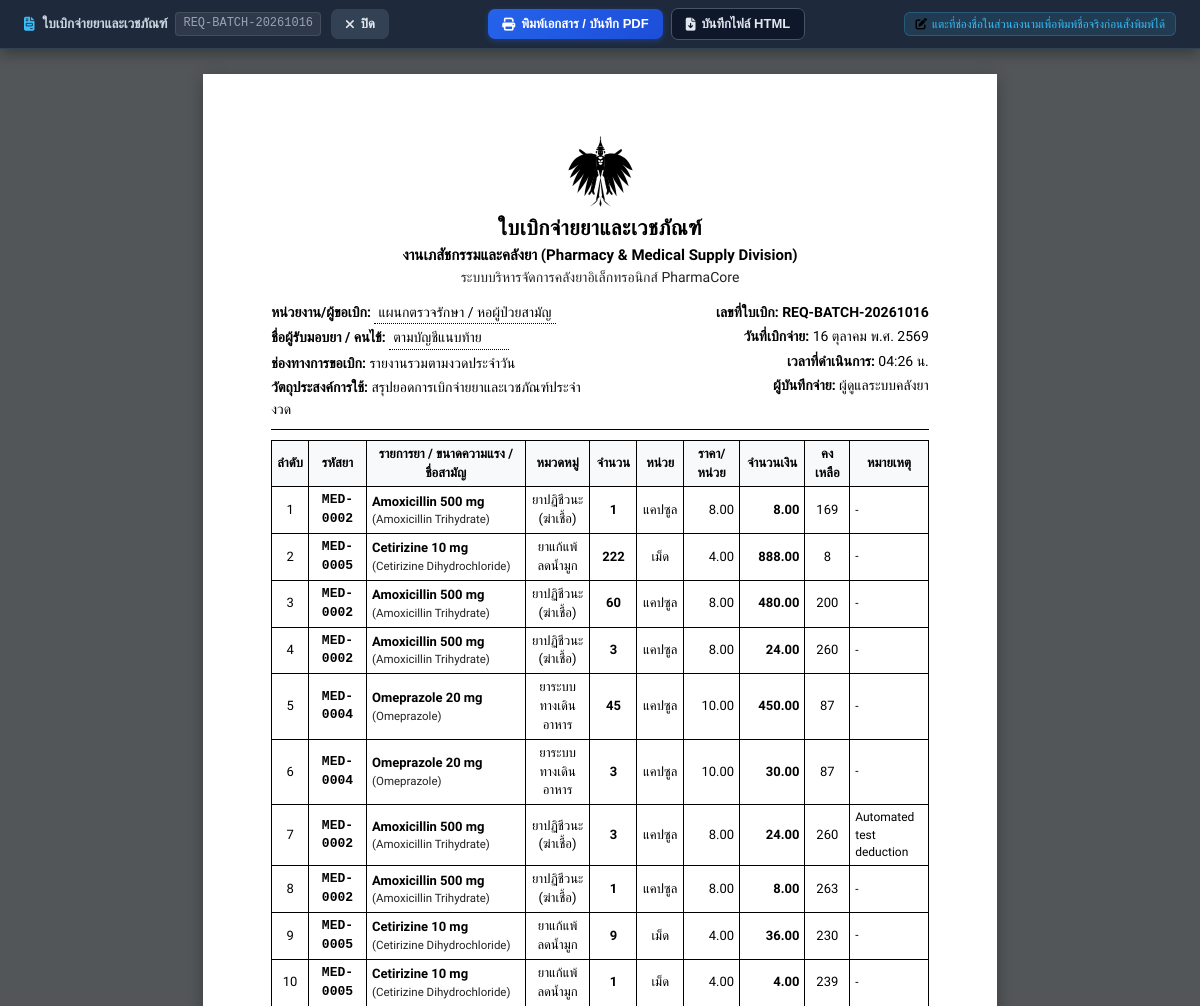
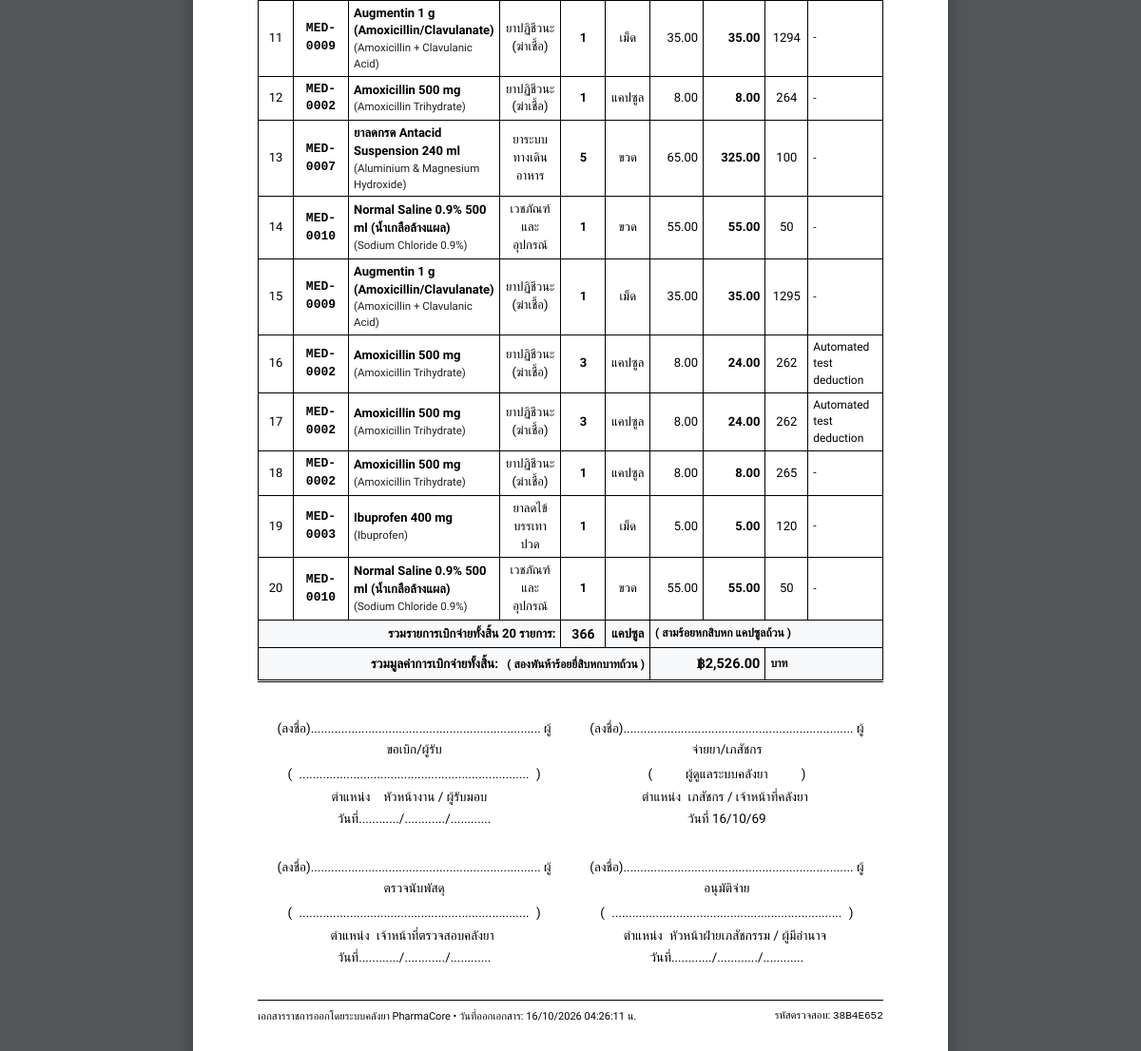
Page /api/dispense/requisition-batch (signed in) on the committed database (2 pictures, top to bottom).
### tables this page shows
CREATE TABLE dispensing_logs (
                id INTEGER PRIMARY KEY AUTOINCREMENT,
                drug_id INTEGER,
                drug_code TEXT,
                drug_name TEXT NOT NULL,
                quantity INTEGER NOT NULL,
                balance_before INTEGER NOT NULL,
                balance_after INTEGER NOT NULL,
                channel TEXT DEFAULT 'WEB_MANUAL',
                dispensed_by TEXT DEFAULT 'เภสัชกร/เจ้าหน้าที่',
                patient_name TEXT,
                drive_file_id TEXT,
                drive_file_link TEXT,
                notes TEXT,
                synced_to_sheet INTEGER DEFAULT 0,
                created_at TEXT NOT NULL, is_voided INTEGER DEFAULT 0, void_reason TEXT DEFAULT '', voided_by TEXT DEFAULT '', voided_at TEXT DEFAULT '', batch_id TEXT DEFAULT '',
                FOREIGN KEY (drug_id) REFERENCES drugs (id) ON DELETE SET NULL
            );

### app.py (the view)
@app.route("/api/dispense/requisition-batch", methods=["GET"])
@login_required
def view_batch_requisition():
    date_filter = request.args.get("date")
    start_date = request.args.get("start_date")
    end_date = request.args.get("end_date")
    channel_filter = request.args.get("channel")
    requester_input = request.args.get("requester", "").strip()
    logs = database.get_dispensing_logs(
        limit=1000,
        date_filter=date_filter,
        channel_filter=channel_filter,
        start_date=start_date,
        end_date=end_date
    )
    logs = [l for l in logs if not l.get("is_voided")]
    if not logs:
        return "ไม่พบข้อมูลรายการเบิกจ่ายตามเงื่อนไขที่เลือก (หรือรายการทั้งหมดถูกยกเลิกแล้ว)", 404
    if start_date and end_date:
        thai_date = f"{format_thai_date_full(start_date)} ถึง {format_thai_date_full(end_date)}"
        batch_code = f"{start_date.replace('-','')}_{end_date.replace('-','')}"
    elif start_date:
        thai_date = f"ตั้งแต่ {format_thai_date_full(start_date)}"
        batch_code = f"from_{start_date.replace('-','')}"
    elif end_date:
        thai_date = f"ถึงวันที่ {format_thai_date_full(end_date)}"
        batch_code = f"until_{end_date.replace('-','')}"
    elif date_filter:
        thai_date = format_thai_date_full(date_filter)
        batch_code = date_filter.replace("-", "")
    else:
        today_s = datetime.now().strftime("%Y-%m-%d")
        thai_date = format_thai_date_full(today_s)
        batch_code = datetime.now().strftime("%Y%m%d")
    requisition_no = f"REQ-BATCH-{batch_code}"
    total_qty = sum(l.get("quantity", 0) for l in logs)
    primary_unit = logs[0].get("unit", "หน่วย") if logs else "หน่วย"
    qty_thai = number_to_thai_text(total_qty) + f" {primary_unit}ถ้วน"
    total_price = 0.0
    for it in logs:
        p = float(it.get("price") or 0.0)
        q = int(it.get("quantity") or 0)
        st = p * q
        it["price_val"] = p
        it["price_formatted"] = f"{p:,.2f}"
        it["subtotal_val"] = st
        it["subtotal_formatted"] = f"{st:,.2f}"
        total_price += st
    total_price_formatted = f"{total_price:,.2f}"
    total_price_thai = thai_baht_text(total_price)
    dispenser_query = request.args.get("dispenser", "").strip()
    u = current_user()
    current_actor = u.get("name") or u.get("email") or ""
    formal_name = dispenser_query or sanitize_formal_signatory_name(current_actor)
    dispenser_formal_title = formal_name if formal_name else "เภสัชกร / เจ้าหน้าที่ประจำคลังยา"
    dispenser_clean_name = formal_name
    print_datetime = datetime.now().strftime("%d/%m/%Y %H:%M:%S")
    ref_code = secrets.token_hex(4).upper()
    return render_template(
        "requisition_slip.html",
        requisition_no=requisition_no,
        thai_date=thai_date,
        thai_date_short=format_thai_date_short(date_filter or start_date or datetime.now().strftime("%Y-%m-%d")),
        time_str=datetime.now().strftime("%H:%M"),
        requester_dept=requester_input or "แผนกตรวจรักษา / หอผู้ป่วยสามัญ",
        patient_name="ตามบัญชีแนบท้าย",
        channel_label="รายงานรวมตามงวดประจำวัน",
        purpose_text="สรุปยอดการเบิกจ่ายยาและเวชภัณฑ์ประจำงวด",
        dispenser_display=dispenser_formal_title,
        dispenser_formal_title=dispenser_formal_title,
        dispenser_clean_name=dispenser_clean_name,
        requester_name="",
        requester_position="หัวหน้างาน / ผู้รับมอบ",
        items=logs,
        total_qty=total_qty,
        primary_unit=primary_unit,
        total_qty_thai=qty_thai,
        total_price=total_price,
        total_price_formatted=total_price_formatted,
        total_price_thai=total_price_thai,
        print_datetime=print_datetime,
        ref_code=ref_code
    )

### templates/requisition_slip.html (shortened to what this page needs)
<!DOCTYPE html>
<html lang="th">
<head>
    <link rel="stylesheet" href="https://cdnjs.cloudflare.com/ajax/libs/font-awesome/6.4.0/css/all.min.css">
</head>
<body>
    <div class="print-toolbar no-print">
        <div class="toolbar-inner">
            <div class="toolbar-header-row">
                <div class="toolbar-title">
                    <i class="fas fa-file-invoice" style="color: #38BDF8;"></i>
                    <span>ใบเบิกจ่ายยาและเวชภัณฑ์</span>
                    <span class="toolbar-req-badge">{{ requisition_no }}</span>
                </div>
                <button type="button" class="btn-action btn-close" onclick="window.close()" title="ปิดหน้านี้">
                    <i class="fas fa-xmark"></i> <span>ปิด</span>
                </button>
            </div>
            <div class="toolbar-actions-row">
                <button type="button" class="btn-action btn-print" onclick="window.print()">
                    <i class="fas fa-print"></i> <span>พิมพ์เอกสาร / บันทึก PDF</span>
                </button>
                <button type="button" class="btn-action btn-download" onclick="saveAsHtml()">
                    <i class="fas fa-file-arrow-down"></i> <span>บันทึกไฟล์ HTML</span>
                </button>
            </div>
            <div class="toolbar-tip-row">
                <div class="toolbar-tip-badge">
                    <i class="fas fa-pen-to-square"></i> แตะที่ช่องชื่อในส่วนลงนามเพื่อพิมพ์ชื่อจริงก่อนสั่งพิมพ์ได้
                </div>
            </div>
        </div>
    </div>
    <div class="page-container" id="printableSheet">
        <div class="doc-header">
            <img src="/static/img/garuda.svg" alt="ตราครุฑ" class="garuda-logo">
            <div class="doc-title">ใบเบิกจ่ายยาและเวชภัณฑ์</div>
            <div class="doc-subtitle">งานเภสัชกรรมและคลังยา (Pharmacy & Medical Supply Division)</div>
            <div class="doc-hospital">ระบบบริหารจัดการคลังยาอิเล็กทรอนิกส์ PharmaCore</div>
        </div>
        <div class="meta-box">
            <div class="meta-col">
                <div class="meta-row">
                    <span class="meta-label">หน่วยงาน/ผู้ขอเบิก:</span>
                    <span class="meta-dots">{{ requester_dept }}</span>
                </div>
                <div class="meta-row">
                    <span class="meta-label">ชื่อผู้รับมอบยา / คนไข้:</span>
                    <span class="meta-dots">{{ patient_name }}</span>
                </div>
                <div class="meta-row">
                    <span class="meta-label">ช่องทางการขอเบิก:</span>
                    <span>{{ channel_label }}</span>
                </div>
                <div class="meta-row">
                    <span class="meta-label">วัตถุประสงค์การใช้:</span>
                    <span>{{ purpose_text }}</span>
                </div>
            </div>
            <div class="meta-col right">
                <div class="meta-row">
                    <span class="meta-label">เลขที่ใบเบิก:</span>
                    <strong>{{ requisition_no }}</strong>
                </div>
                <div class="meta-row">
                    <span class="meta-label">วันที่เบิกจ่าย:</span>
                    <span>{{ thai_date }}</span>
                </div>
                <div class="meta-row">
                    <span class="meta-label">เวลาที่ดำเนินการ:</span>
                    <span>{{ time_str }} น.</span>
                </div>
                <div class="meta-row">
                    <span class="meta-label">ผู้บันทึกจ่าย:</span>
                    <span>{{ dispenser_formal_title or dispenser_display or 'เภสัชกร / เจ้าหน้าที่ประจำคลังยา' }}</span>
                </div>
            </div>
        </div>
        <table class="items-table">
            <thead>
                <tr>
                    <th style="width: 32px;">ลำดับ</th>
                    <th style="width: 76px;">รหัสยา</th>
                    <th>รายการยา / ขนาดความแรง / ชื่อสามัญ</th>
                    <th style="width: 78px;">หมวดหมู่</th>
                    <th style="width: 50px;">จำนวน</th>
                    <th style="width: 48px;">หน่วย</th>
                    <th style="width: 70px;">ราคา/หน่วย</th>
                    <th style="width: 80px;">จำนวนเงิน</th>
                    <th style="width: 50px;">คงเหลือ</th>
                    <th style="width: 88px;">หมายเหตุ</th>
                </tr>
            </thead>
            <tbody>
                {% for item in items %}
                <tr>
                    <td class="text-center">{{ loop.index }}</td>
                    <td class="text-center" style="font-family: monospace; font-weight: 600;">{{ item.drug_code or '-' }}</td>
                    <td>
                        <strong>{{ item.drug_name }}</strong>
                        {% if item.generic_name %}
                        <div style="font-size: 11.5px; color: #222;">({{ item.generic_name }})</div>
                        {% endif %}
                    </td>
                    <td class="text-center">{{ item.category or 'ทั่วไป' }}</td>
                    <td class="text-center" style="font-weight: 700;">{{ item.quantity }}</td>
                    <td class="text-center">{{ item.unit or 'หน่วย' }}</td>
                    <td class="text-right">{{ item.price_formatted }}</td>
                    <td class="text-right" style="font-weight: 700;">{{ item.subtotal_formatted }}</td>
                    <td class="text-center">{{ item.balance_after }}</td>
                    <td style="font-size: 12px;">{{ item.notes or '-' }}</td>
                </tr>
                {% endfor %}
                <tr class="summary-row">
                    <td colspan="4" class="text-right">รวมรายการเบิกจ่ายทั้งสิ้น {{ items|length }} รายการ:</td>
                    <td class="text-center" style="font-size: 14px; font-weight: 700;">{{ total_qty }}</td>
                    <td class="text-center">{{ primary_unit }}</td>
                    <td colspan="4" class="text-left" style="font-size: 12px;">( {{ total_qty_thai }} )</td>
                </tr>
                <tr class="summary-row" style="border-top: 1.5px solid #000000; border-bottom: 3px double #000000;">
                    <td colspan="6" class="text-right" style="padding-top: 6px; padding-bottom: 6px;">
                        <span style="font-size: 13.5px; font-weight: 700;">รวมมูลค่าการเบิกจ่ายทั้งสิ้น:</span>
                        <span style="font-size: 12px; font-weight: 600; margin-left: 6px;">( {{ total_price_thai }} )</span>
                    </td>
                    <td colspan="2" class="text-right" style="font-size: 14.5px; font-weight: 800; padding-top: 6px; padding-bottom: 6px;">
                        ฿{{ total_price_formatted }}
                    </td>
                    <td colspan="2" class="text-left" style="font-size: 12px; font-weight: 700; padding-top: 6px; padding-bottom: 6px;">
                        บาท
                    </td>
                </tr>
            </tbody>
        </table>
        <div class="signatures-section">
            <table class="sig-table">
                <tr>
                    <td>
                        <div>(ลงชื่อ).................................................................... ผู้ขอเบิก/ผู้รับ</div>
                        <div style="margin-top: 4px;">( <span id="sigRequester" contenteditable="true" title="คลิกเพื่อพิมพ์ชื่อผู้ขอเบิกก่อนสั่งพิมพ์เอกสารได้" style="min-width: 150px; display: inline-block; cursor: text;">{{ requester_name or '....................................................................' }}</span> )</div>
                        <div>ตำแหน่ง <span id="sigRequesterPos" contenteditable="true" title="คลิกเพื่อแก้ไขตำแหน่ง" style="min-width: 130px; display: inline-block; cursor: text;">{{ requester_position or 'หัวหน้างาน / ผู้รับมอบ' }}</span></div>
                        <div>วันที่............/............/............</div>
                    </td>
                    <td>
                        <div>(ลงชื่อ).................................................................... ผู้จ่ายยา/เภสัชกร</div>
                        <div style="margin-top: 4px;">( <span id="sigDispenser" contenteditable="true" title="คลิกเพื่อพิมพ์ชื่อเภสัชกรก่อนสั่งพิมพ์เอกสารได้" style="min-width: 150px; display: inline-block; cursor: text;">{{ dispenser_clean_name or '....................................................................' }}</span> )</div>
                        <div>ตำแหน่ง <span id="sigDispenserPos" contenteditable="true" title="คลิกเพื่อแก้ไขตำแหน่ง" style="min-width: 130px; display: inline-block; cursor: text;">เภสัชกร / เจ้าหน้าที่คลังยา</span></div>
                        <div>วันที่ {{ thai_date_short }}</div>
                    </td>
                </tr>
                <tr>
                    <td style="padding-top: 20px;">
                        <div>(ลงชื่อ).................................................................... ผู้ตรวจนับพัสดุ</div>
                        <div style="margin-top: 4px;">( <span id="sigChecker" contenteditable="true" title="คลิกเพื่อพิมพ์ชื่อผู้ตรวจนับก่อนสั่งพิมพ์เอกสารได้" style="min-width: 150px; display: inline-block; cursor: text;">....................................................................</span> )</div>
                        <div>ตำแหน่ง <span id="sigCheckerPos" contenteditable="true" title="คลิกเพื่อแก้ไขตำแหน่ง" style="min-width: 130px; display: inline-block; cursor: text;">เจ้าหน้าที่ตรวจสอบคลังยา</span></div>
                        <div>วันที่............/............/............</div>
                    </td>
                    <td style="padding-top: 20px;">
                        <div>(ลงชื่อ).................................................................... ผู้อนุมัติจ่าย</div>
                        <div style="margin-top: 4px;">( <span id="sigApprover" contenteditable="true" title="คลิกเพื่อพิมพ์ชื่อผู้อนุมัติก่อนสั่งพิมพ์เอกสารได้" style="min-width: 150px; display: inline-block; cursor: text;">....................................................................</span> )</div>
                        <div>ตำแหน่ง <span id="sigApproverPos" contenteditable="true" title="คลิกเพื่อแก้ไขตำแหน่ง" style="min-width: 130px; display: inline-block; cursor: text;">หัวหน้าฝ่ายเภสัชกรรม / ผู้มีอำนาจ</span></div>
                        <div>วันที่............/............/............</div>
                    </td>
                </tr>
            </table>
        </div>
        <div class="doc-footer">
            <div>
                เอกสารราชการออกโดยระบบคลังยา PharmaCore • วันที่ออกเอกสาร: {{ print_datetime }} น.
            </div>
            <div>
                รหัสตรวจสอบ: <span style="font-family: monospace;">{{ ref_code }}</span>
            </div>
        </div>
    </div>
</body>
</html>

### rows in the picture
dispensing_logs: drug_code "MED-0002", drug_name "Amoxicillin 500 mg", generic_name "Amoxicillin Trihydrate", category "ยาปฏิชีวนะ (ฆ่าเชื้อ)", quantity "1", unit "แคปซูล", price_formatted "8.00", subtotal_formatted "8.00", balance_after "169", notes "-"
dispensing_logs: drug_code "MED-0005", drug_name "Cetirizine 10 mg", generic_name "Cetirizine Dihydrochloride", category "ยาแก้แพ้ ลดน้ำมูก", quantity "222", unit "เม็ด", price_formatted "4.00", subtotal_formatted "888.00", balance_after "8", notes "-"
dispensing_logs: drug_code "MED-0002", drug_name "Amoxicillin 500 mg", generic_name "Amoxicillin Trihydrate", category "ยาปฏิชีวนะ (ฆ่าเชื้อ)", quantity "60", unit "แคปซูล", price_formatted "8.00", subtotal_formatted "480.00", balance_after "200", notes "-"
dispensing_logs: drug_code "MED-0002", drug_name "Amoxicillin 500 mg", generic_name "Amoxicillin Trihydrate", category "ยาปฏิชีวนะ (ฆ่าเชื้อ)", quantity "3", unit "แคปซูล", price_formatted "8.00", subtotal_formatted "24.00", balance_after "260", notes "-"
dispensing_logs: drug_code "MED-0004", drug_name "Omeprazole 20 mg", generic_name "Omeprazole", category "ยาระบบทางเดินอาหาร", quantity "45", unit "แคปซูล", price_formatted "10.00", subtotal_formatted "450.00", balance_after "87", notes "-"
dispensing_logs: drug_code "MED-0004", drug_name "Omeprazole 20 mg", generic_name "Omeprazole", category "ยาระบบทางเดินอาหาร", quantity "3", unit "แคปซูล", price_formatted "10.00", subtotal_formatted "30.00", balance_after "87", notes "-"
dispensing_logs: drug_code "MED-0002", drug_name "Amoxicillin 500 mg", generic_name "Amoxicillin Trihydrate", category "ยาปฏิชีวนะ (ฆ่าเชื้อ)", quantity "3", unit "แคปซูล", price_formatted "8.00", subtotal_formatted "24.00", balance_after "260", notes "Automated test deduction"
dispensing_logs: drug_code "MED-0002", drug_name "Amoxicillin 500 mg", generic_name "Amoxicillin Trihydrate", category "ยาปฏิชีวนะ (ฆ่าเชื้อ)", quantity "1", unit "แคปซูล", price_formatted "8.00", subtotal_formatted "8.00", balance_after "263", notes "-"
dispensing_logs: drug_code "MED-0005", drug_name "Cetirizine 10 mg", generic_name "Cetirizine Dihydrochloride", category "ยาแก้แพ้ ลดน้ำมูก", quantity "9", unit "เม็ด", price_formatted "4.00", subtotal_formatted "36.00", balance_after "230", notes "-"
dispensing_logs: drug_code "MED-0005", drug_name "Cetirizine 10 mg", generic_name "Cetirizine Dihydrochloride", category "ยาแก้แพ้ ลดน้ำมูก", quantity "1", unit "เม็ด", price_formatted "4.00", subtotal_formatted "4.00", balance_after "239", notes "-"
dispensing_logs: drug_code "MED-0009", drug_name "Augmentin 1 g (Amoxicillin/Clavulanate)", generic_name "Amoxicillin + Clavulanic Acid", category "ยาปฏิชีวนะ (ฆ่าเชื้อ)", quantity "1", unit "เม็ด", price_formatted "35.00", subtotal_formatted "35.00", balance_after "1294", notes "-"
dispensing_logs: drug_code "MED-0002", drug_name "Amoxicillin 500 mg", generic_name "Amoxicillin Trihydrate", category "ยาปฏิชีวนะ (ฆ่าเชื้อ)", quantity "1", unit "แคปซูล", price_formatted "8.00", subtotal_formatted "8.00", balance_after "264", notes "-"
dispensing_logs: drug_code "MED-0007", drug_name "ยาลดกรด Antacid Suspension 240 ml", generic_name "Aluminium & Magnesium Hydroxide", category "ยาระบบทางเดินอาหาร", quantity "5", unit "ขวด", price_formatted "65.00", subtotal_formatted "325.00", balance_after "100", notes "-"
dispensing_logs: drug_code "MED-0010", drug_name "Normal Saline 0.9% 500 ml (น้ำเกลือล้างแผล)", generic_name "Sodium Chloride 0.9%", category "เวชภัณฑ์และอุปกรณ์", quantity "1", unit "ขวด", price_formatted "55.00", subtotal_formatted "55.00", balance_after "50", notes "-"
dispensing_logs: drug_code "MED-0009", drug_name "Augmentin 1 g (Amoxicillin/Clavulanate)", generic_name "Amoxicillin + Clavulanic Acid", category "ยาปฏิชีวนะ (ฆ่าเชื้อ)", quantity "1", unit "เม็ด", price_formatted "35.00", subtotal_formatted "35.00", balance_after "1295", notes "-"
dispensing_logs: drug_code "MED-0002", drug_name "Amoxicillin 500 mg", generic_name "Amoxicillin Trihydrate", category "ยาปฏิชีวนะ (ฆ่าเชื้อ)", quantity "3", unit "แคปซูล", price_formatted "8.00", subtotal_formatted "24.00", balance_after "262", notes "Automated test deduction"
dispensing_logs: drug_code "MED-0002", drug_name "Amoxicillin 500 mg", generic_name "Amoxicillin Trihydrate", category "ยาปฏิชีวนะ (ฆ่าเชื้อ)", quantity "3", unit "แคปซูล", price_formatted "8.00", subtotal_formatted "24.00", balance_after "262", notes "Automated test deduction"
dispensing_logs: drug_code "MED-0002", drug_name "Amoxicillin 500 mg", generic_name "Amoxicillin Trihydrate", category "ยาปฏิชีวนะ (ฆ่าเชื้อ)", quantity "1", unit "แคปซูล", price_formatted "8.00", subtotal_formatted "8.00", balance_after "265", notes "-"
dispensing_logs: drug_code "MED-0003", drug_name "Ibuprofen 400 mg", generic_name "Ibuprofen", category "ยาลดไข้ บรรเทาปวด", quantity "1", unit "เม็ด", price_formatted "5.00", subtotal_formatted "5.00", balance_after "120", notes "-"
dispensing_logs: drug_code "MED-0010", drug_name "Normal Saline 0.9% 500 ml (น้ำเกลือล้างแผล)", generic_name "Sodium Chloride 0.9%", category "เวชภัณฑ์และอุปกรณ์", quantity "1", unit "ขวด", price_formatted "55.00", subtotal_formatted "55.00", balance_after "50", notes "-"

### other values in the picture
{{ requester_dept }} "แผนกตรวจรักษา / หอผู้ป่วยสามัญ"
{{ patient_name }} "ตามบัญชีแนบท้าย"
{{ channel_label }} "รายงานรวมตามงวดประจำวัน"
{{ purpose_text }} "สรุปยอดการเบิกจ่ายยาและเวชภัณฑ์ประจำงวด"
{{ thai_date }} "16 ตุลาคม พ.ศ. 2569"
{{ items|length }} "20"
{{ total_qty }} "366"
{{ primary_unit }} "แคปซูล"
{{ total_qty_thai }} "สามร้อยหกสิบหก แคปซูลถ้วน"
{{ total_price_thai }} "สองพันห้าร้อยยี่สิบหกบาทถ้วน"
{{ total_price_formatted }} "2,526.00"
{{ requester_position or 'หัวหน้างาน / ผู้รับมอบ' }} "หัวหน้างาน / ผู้รับมอบ"
{{ thai_date_short }} "16/10/69"
{{ ref_code }} "38B4E652"
